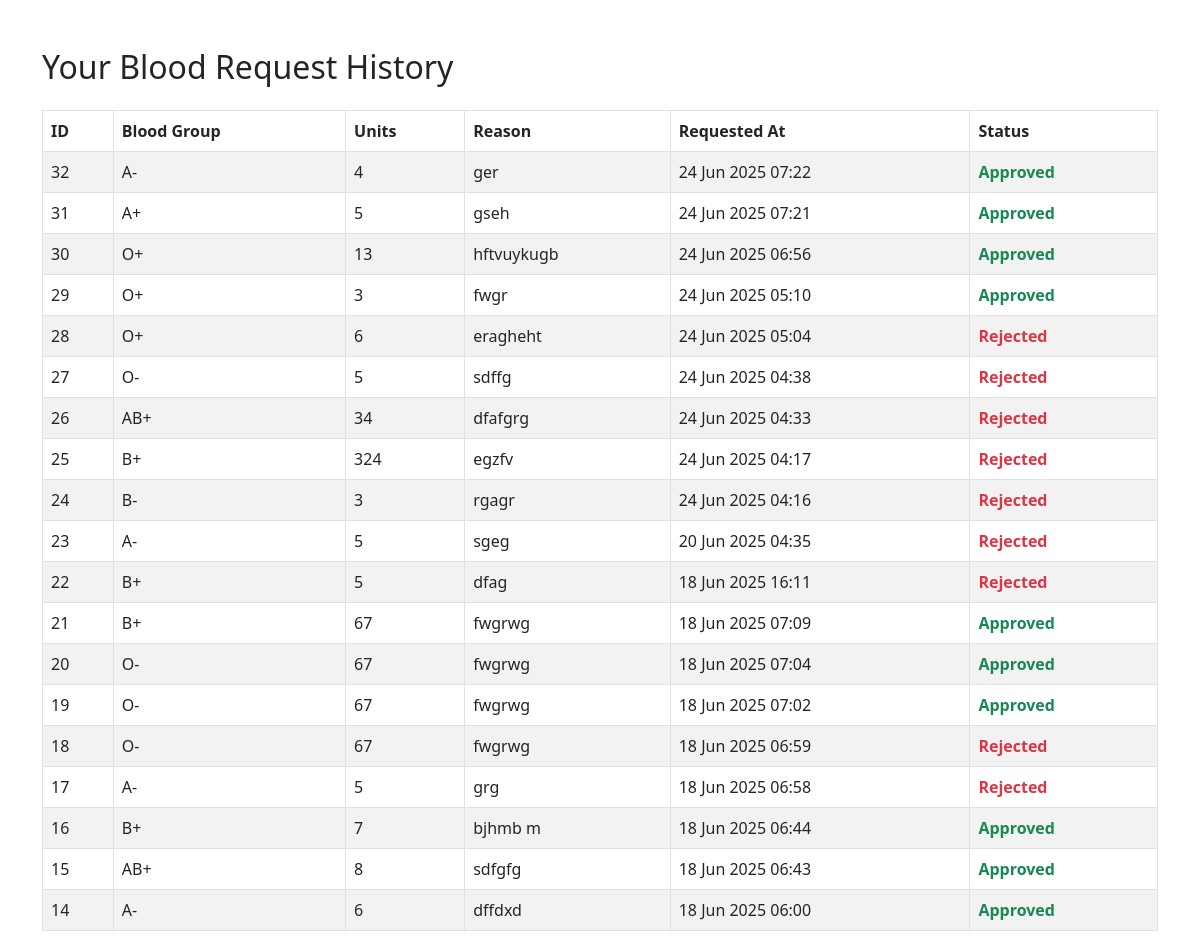
Screenshot of /patient/request-history/ (signed in) with the database file from the repository.
### patient/models.py (models this page shows, shortened)
class BloodRequest(models.Model):
    patient = models.ForeignKey(Patient, on_delete=models.CASCADE)
    blood_group = models.CharField(max_length=5, choices=BLOOD_GROUP_CHOICES)
    units = models.PositiveIntegerField()
    reason = models.TextField()
    requested_at = models.DateTimeField(auto_now_add=True)
    status = models.CharField(max_length=10, choices=STATUS_CHOICES, default='Pending')

### patient/views.py (the view)
# urls.py: path('request-history/', views.patient_request_history, name='patient_request_history'),
@never_cache
@login_required(login_url='patient_login')
def patient_request_history(request):
    patient = Patient.objects.get(user=request.user)
    requests = BloodRequest.objects.filter(patient=patient).order_by('-requested_at')
    context = {'blood_requests': requests}
    return render(request, 'patient/request_history.html', context)

### templates/patient/request_history.html (shortened to what this page needs)
<!DOCTYPE html>
<html lang="en">
<head>
    <link href="https://cdn.jsdelivr.net/npm/bootstrap@5.3.0/dist/css/bootstrap.min.css" rel="stylesheet" />
</head>
<body>
<div class="container mt-5">
    <h2 class="mb-4">Your Blood Request History</h2>
    {% if blood_requests %}
    <table class="table table-bordered table-striped">
        <thead>
            <tr>
                <th>ID</th>
                <th>Blood Group</th>
                <th>Units</th>
                <th>Reason</th>
                <th>Requested At</th>
                <th>Status</th>
            </tr>
        </thead>
        <tbody>
            {% for req in blood_requests %}
            <tr>
                <td>{{ req.id }}</td>
                <td>{{ req.blood_group }}</td>
                <td>{{ req.units }}</td>
                <td>{{ req.reason }}</td>
                <td>{{ req.requested_at|date:"d M Y H:i" }}</td>
                <td>
                    {% if req.status == 'Approved' %}
                         <span class="text-success fw-bold">Approved</span>
                    {% elif req.status == 'Pending' %}
                        <span class="text-warning fw-bold">Pending</span>
                    {% elif req.status == 'Rejected' %}
                        <span class="text-danger fw-bold">Rejected</span>
                    {% else %}
                        <span class="fw-bold">{{ req.status }}</span>
                    {% endif %}
                </td>
            </tr>
            {% endfor %}
        </tbody>
    </table>
    {% else %}
    <p class="text-center fst-italic">You have no blood requests yet.</p>
    {% endif %}
</div>
</body>
</html>

### rows the page displays
BloodRequest: id "32", blood_group "A-", units "4", reason "ger", requested_at "24 Jun 2025 07:22", status "Approved"
BloodRequest: id "31", blood_group "A+", units "5", reason "gseh", requested_at "24 Jun 2025 07:21", status "Approved"
BloodRequest: id "30", blood_group "O+", units "13", reason "hftvuykugb", requested_at "24 Jun 2025 06:56", status "Approved"
BloodRequest: id "29", blood_group "O+", units "3", reason "fwgr", requested_at "24 Jun 2025 05:10", status "Approved"
BloodRequest: id "28", blood_group "O+", units "6", reason "eragheht", requested_at "24 Jun 2025 05:04", status "Rejected"
BloodRequest: id "27", blood_group "O-", units "5", reason "sdffg", requested_at "24 Jun 2025 04:38", status "Rejected"
BloodRequest: id "26", blood_group "AB+", units "34", reason "dfafgrg", requested_at "24 Jun 2025 04:33", status "Rejected"
BloodRequest: id "25", blood_group "B+", units "324", reason "egzfv", requested_at "24 Jun 2025 04:17", status "Rejected"
BloodRequest: id "24", blood_group "B-", units "3", reason "rgagr", requested_at "24 Jun 2025 04:16", status "Rejected"
BloodRequest: id "23", blood_group "A-", units "5", reason "sgeg", requested_at "20 Jun 2025 04:35", status "Rejected"
BloodRequest: id "22", blood_group "B+", units "5", reason "dfag", requested_at "18 Jun 2025 16:11", status "Rejected"
BloodRequest: id "21", blood_group "B+", units "67", reason "fwgrwg", requested_at "18 Jun 2025 07:09", status "Approved"
BloodRequest: id "20", blood_group "O-", units "67", reason "fwgrwg", requested_at "18 Jun 2025 07:04", status "Approved"
BloodRequest: id "19", blood_group "O-", units "67", reason "fwgrwg", requested_at "18 Jun 2025 07:02", status "Approved"
BloodRequest: id "18", blood_group "O-", units "67", reason "fwgrwg", requested_at "18 Jun 2025 06:59", status "Rejected"
BloodRequest: id "17", blood_group "A-", units "5", reason "grg", requested_at "18 Jun 2025 06:58", status "Rejected"
BloodRequest: id "16", blood_group "B+", units "7", reason "bjhmb m", requested_at "18 Jun 2025 06:44", status "Approved"
BloodRequest: id "15", blood_group "AB+", units "8", reason "sdfgfg", requested_at "18 Jun 2025 06:43", status "Approved"
BloodRequest: id "14", blood_group "A-", units "6", reason "dffdxd", requested_at "18 Jun 2025 06:00", status "Approved"
